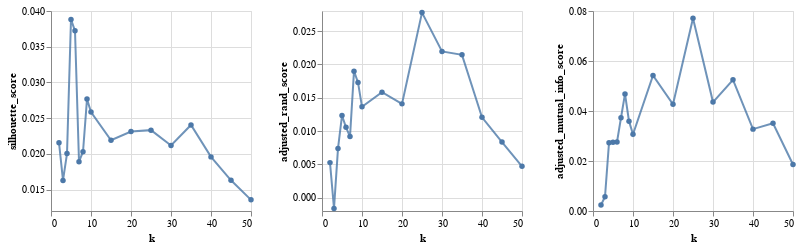

Notebook source saved alongside this figure:
### Code cell
math_metric_df = compare_k_values(math_ica_data, math_y_train)
plot_kmeans(math_metric_df, True)

### Figure 1 — Vega-Lite specification as saved in the notebook (floating-point values rounded to 4 significant figures)
{"config": {"view": {"continuousWidth": 400, "continuousHeight": 300}}, "repeat": ["silhouette_score", "adjusted_rand_score", "adjusted_mutual_info_score"], "spec": {"data": {"name": "data-b738529ccb234388ef464e1d18e1c119"}, "mark": {"type": "line", "opacity": 0.8, "point": true}, "encoding": {"x": {"field": "k", "type": "quantitative"}, "y": {"field": {"repeat": "repeat"}, "scale": {"zero": false}, "type": "quantitative"}}, "height": 200, "width": 200}, "columns": 3, "$schema": "https://vega.github.io/schema/vega-lite/v4.17.0.json", "datasets": {"data-b738529ccb234388ef464e1d18e1c119": [{"k": 2, "fit_time": 0.01304, "pred_time": 0.000514, "silhouette_score": 0.02157, "adjusted_rand_score": 0.005257, "adjusted_mutual_info_score": 0.002399, "inertias": 29.23}, {"k": 3, "fit_time": 0.04951, "pred_time": 0.0006301, "silhouette_score": 0.01628, "adjusted_rand_score": -0.001626, "adjusted_mutual_info_score": 0.005696, "inertias": 28.45}, {"k": 4, "fit_time": 0.009878, "pred_time": 0.001222, "silhouette_score": 0.02004, "adjusted_rand_score": 0.007386, "adjusted_mutual_info_score": 0.02726, "inertias": 28.07}, {"k": 5, "fit_time": 0.01352, "pred_time": 0.0006123, "silhouette_score": 0.03883, "adjusted_rand_score": 0.01232, "adjusted_mutual_info_score": 0.02754, "inertias": 27.05}, {"k": 6, "fit_time": 0.01463, "pred_time": 0.0003059, "silhouette_score": 0.03722, "adjusted_rand_score": 0.01056, "adjusted_mutual_info_score": 0.02761, "inertias": 26.42}, {"k": 7, "fit_time": 0.009797, "pred_time": 0.000736, "silhouette_score": 0.01891, "adjusted_rand_score": 0.009165, "adjusted_mutual_info_score": 0.03731, "inertias": 26.38}, {"k": 8, "fit_time": 0.01263, "pred_time": 0.0005569, "silhouette_score": 0.0203, "adjusted_rand_score": 0.01898, "adjusted_mutual_info_score": 0.04682, "inertias": 26.1}, {"k": 9, "fit_time": 0.01577, "pred_time": 0.0003767, "silhouette_score": 0.02767, "adjusted_rand_score": 0.01729, "adjusted_mutual_info_score": 0.03594, "inertias": 25.53}, {"k": 10, "fit_time": 0.01017, "pred_time": 0.0007489, "silhouette_score": 0.02585, "adjusted_rand_score": 0.01363, "adjusted_mutual_info_score": 0.03069, "inertias": 25.24}, {"k": 15, "fit_time": 0.01085, "pred_time": 0.0004861, "silhouette_score": 0.02191, "adjusted_rand_score": 0.01582, "adjusted_mutual_info_score": 0.0542, "inertias": 24.05}, {"k": 20, "fit_time": 0.009001, "pred_time": 0.0003889, "silhouette_score": 0.02312, "adjusted_rand_score": 0.01407, "adjusted_mutual_info_score": 0.04267, "inertias": 23.01}, {"k": 25, "fit_time": 0.01048, "pred_time": 0.0003748, "silhouette_score": 0.02332, "adjusted_rand_score": 0.02776, "adjusted_mutual_info_score": 0.07709, "inertias": 21.95}, {"k": 30, "fit_time": 0.008252, "pred_time": 0.0003619, "silhouette_score": 0.02117, "adjusted_rand_score": 0.02194, "adjusted_mutual_info_score": 0.04356, "inertias": 21.01}, {"k": 35, "fit_time": 0.009157, "pred_time": 0.000643, "silhouette_score": 0.02405, "adjusted_rand_score": 0.02142, "adjusted_mutual_info_score": 0.05247, "inertias": 20.12}, {"k": 40, "fit_time": 0.01155, "pred_time": 0.0003541, "silhouette_score": 0.01958, "adjusted_rand_score": 0.01206, "adjusted_mutual_info_score": 0.03275, "inertias": 19.63}, {"k": 45, "fit_time": 0.01206, "pred_time": 0.0003681, "silhouette_score": 0.0163, "adjusted_rand_score": 0.008336, "adjusted_mutual_info_score": 0.03509, "inertias": 19.02}, {"k": 50, "fit_time": 0.01096, "pred_time": 0.0004883, "silhouette_score": 0.01356, "adjusted_rand_score": 0.004698, "adjusted_mutual_info_score": 0.01858, "inertias": 18.4}]}}
